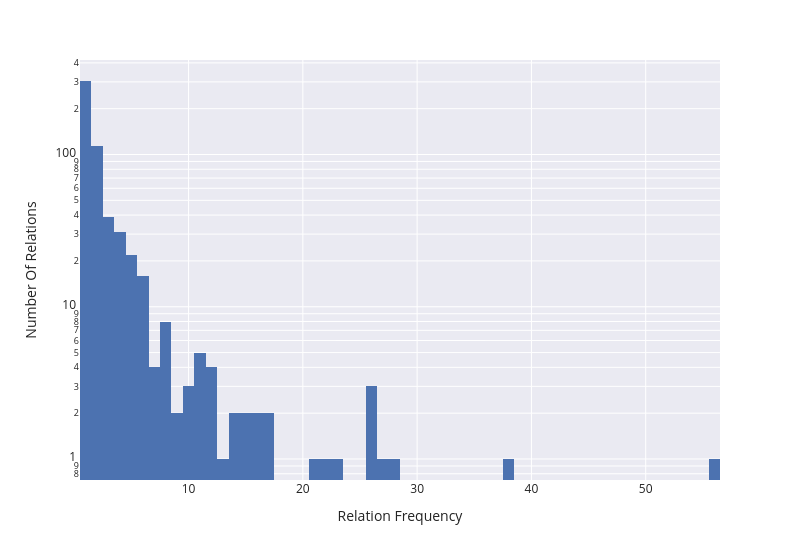

Notebook code cell kept with this figure:
### Markdown cell above
- Predicates

### Code cell
fig = px.histogram(
    data_frame = relation_level.reset_index(),
    x = "number-of-triples",
    width = 800,
    log_y=True
)
fig.update_layout(xaxis_title = 'Relation Frequency', yaxis_title = "Number Of Relations")
save_fig(fig, 'relations_frequency_distribution.svg')
show(fig)

### Figure 1 — Plotly figure (JSON) as saved in the notebook; plotly's stock layout.template omitted (floating-point values rounded to 4 significant figures; data arrays with more than 128 entries replaced by an {"elided": "..."} marker saying what was removed)
{"data": [{"bingroup": "x", "hovertemplate": "number-of-triples=%{x}<br>count=%{y}<extra></extra>", "legendgroup": "", "marker": {"color": "rgb(76,114,176)", "pattern": {"shape": ""}}, "name": "", "orientation": "v", "showlegend": false, "type": "histogram", "x": {"elided": "571 int values"}, "xaxis": "x", "yaxis": "y"}], "layout": {"barmode": "relative", "font": {"size": 12}, "legend": {"tracegroupgap": 0}, "margin": {"t": 60}, "width": 800, "xaxis": {"anchor": "y", "domain": [0, 1], "title": {"text": "Relation Frequency"}}, "yaxis": {"anchor": "x", "domain": [0, 1], "title": {"text": "Number Of Relations"}, "type": "log"}}}
